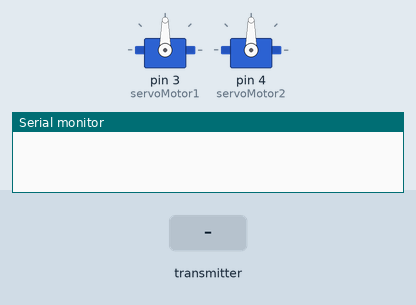
Bench run of a sketch on a simulated Arduino Uno, built with avr-gcc and run on an emulated ATmega328P. On the bench: 2 × servo, the last lines printed to the serial monitor. The inputs (shaded band) are chosen by the test bench. No radio packets arrive unless stated.

Above: at 1.2 s.
1.3 s: the transmitter starts sending mensaje.0 = 0
At 2.5 s:
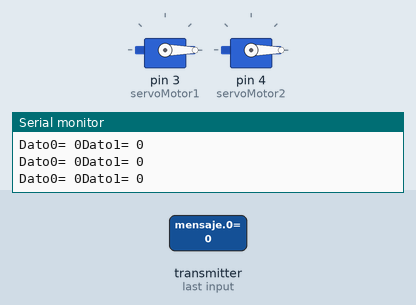
2.8 s: the transmitter starts sending mensaje.1 = 256
At 3.6 s:
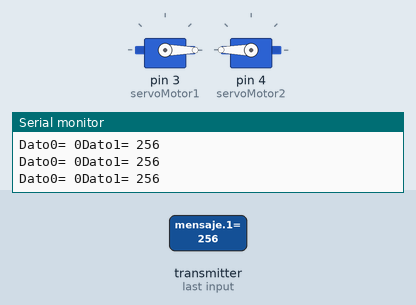
4.3 s: the transmitter starts sending mensaje.0 = 256
At 4.7 s:
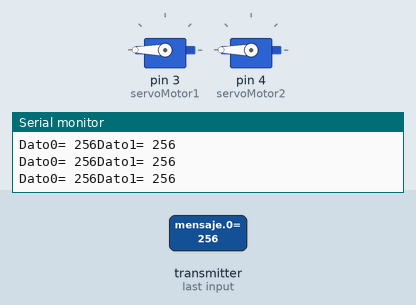
5.8 s: the transmitter starts sending mensaje.1 = 0
At 7.0 s:
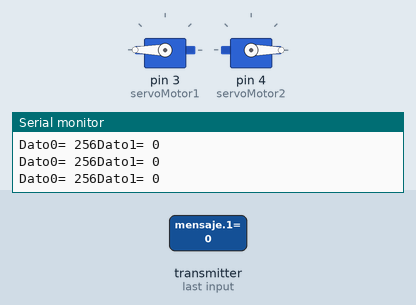
7.3 s: the transmitter starts sending mensaje.0 = 1023
At 8.2 s:
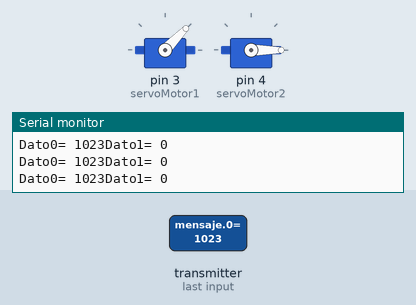
8.8 s: the transmitter starts sending mensaje.1 = 1023
At 9.4 s:
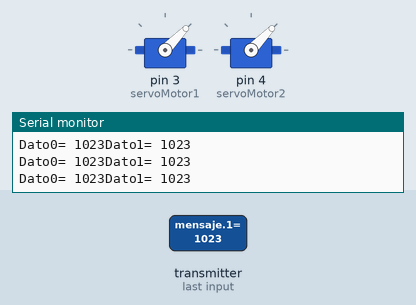
Timing chart, 0 to 11.3 s (numbered marks = the images above; inputs shaded):
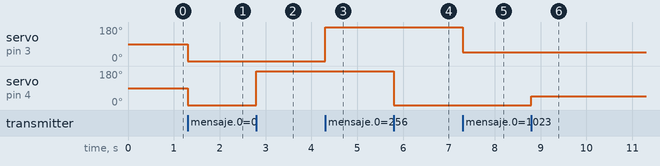

The sketch:

RecibirMensaje.ino
```cpp
#include <SPI.h>
#include <nRF24L01.h>
#include <RF24.h>

#include <Servo.h>

Servo servoMotor1;
Servo servoMotor2;

const int pinCE = 9;
const int pinCSN = 10;
RF24 radio(pinCE, pinCSN);

const uint64_t pipe = 0xE8E8F0F0E1LL;

int mensaje[2];

void setup()
{
   radio.begin();
   Serial.begin(9600);
   radio.openReadingPipe(1, pipe);
   radio.startListening();
   servoMotor1.attach(3);
   servoMotor2.attach(4);
}

void loop()
{
   if (radio.available() > 0)
   {
      radio.read(mensaje, sizeof mensaje);
      Serial.print("Dato0= " );
      Serial.print(mensaje[0]);
      Serial.print("Dato1= " );
      Serial.print(mensaje[1]);
      Serial.println("");
      if(mensaje[0] != ' ' || mensaje[1] != ' '){
        servoMotor1.write(mensaje[0]);
        servoMotor2.write(mensaje[1]);
      }
   }
}
```

Measured:
- after the input at 1.3 s, servo on pin 3 (servoMotor1), servo on pin 4 (servoMotor2): 90° → 0° at once
- after the input at 2.8 s, servo on pin 4 (servoMotor2): 0° → 180° at once
- after the input at 4.3 s, servo on pin 3 (servoMotor1): 0° → 180° at once
- after the input at 5.8 s, servo on pin 4 (servoMotor2): 180° → 0° at once
- after the input at 7.3 s, servo on pin 3 (servoMotor1): 180° → 46° at once
- after the input at 8.8 s, servo on pin 4 (servoMotor2): 0° → 46° at once
